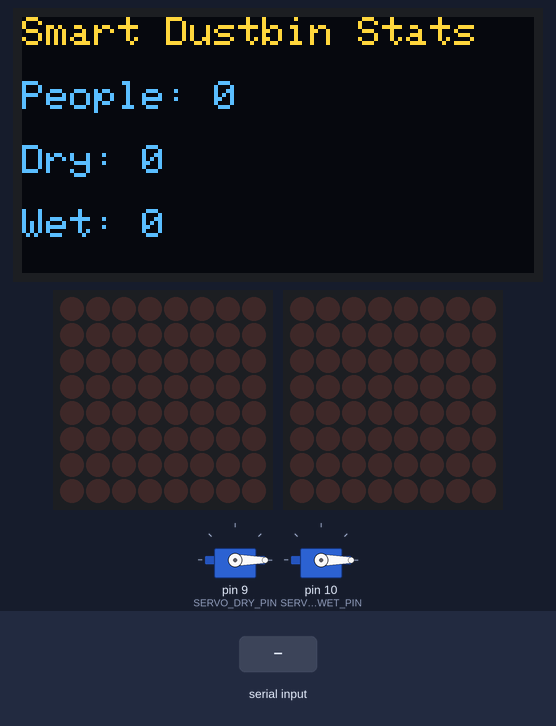
The sketch below on a simulated Arduino Uno, built with avr-gcc and run on an emulated ATmega328P. On the bench: 128×64 one-colour display, 2 × servo, 2 × 8×8 LED matrix. The inputs (shaded band) are chosen by the test bench. The OLED is the two-colour kind (top 16 rows yellow).

Above: at 1.2 s.
1.3 s: "1" received over Serial
At 2.4 s:
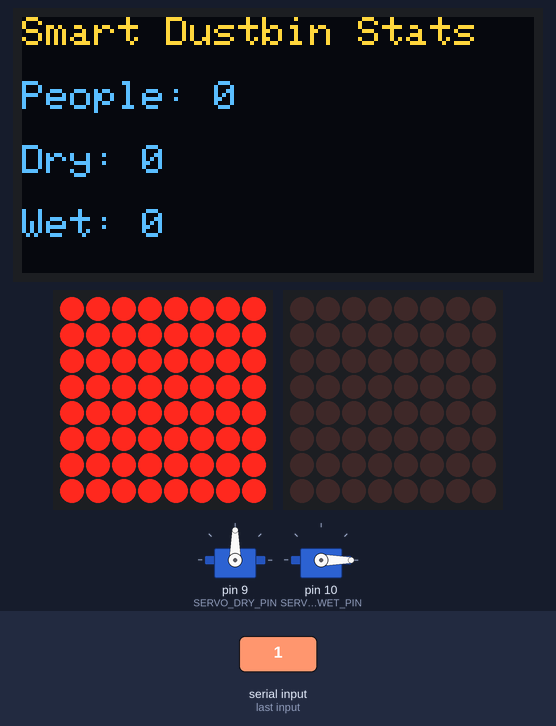
4.3 s: "2" received over Serial
At 4.7 s:
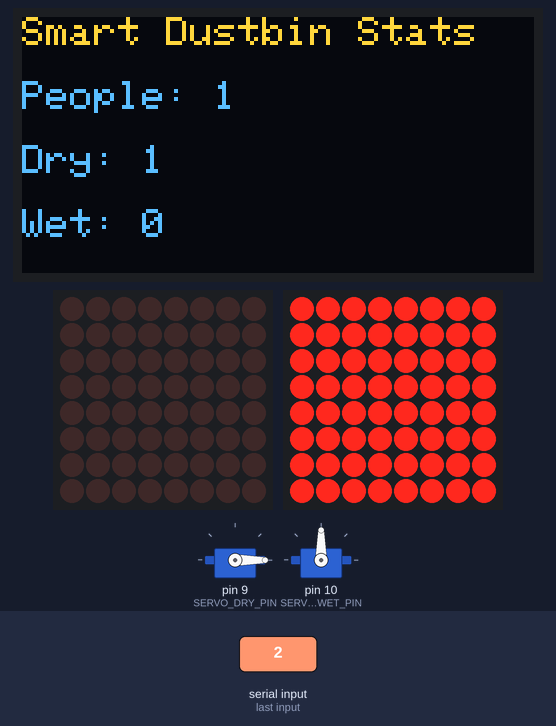
7.3 s: "1" received over Serial
At 8.2 s:
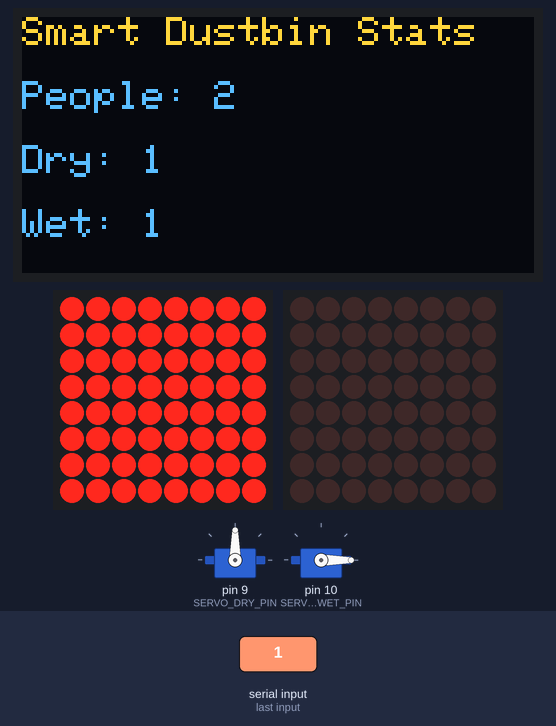
Timing chart, 0 to 10.8 s (numbered marks = the images above; inputs shaded):
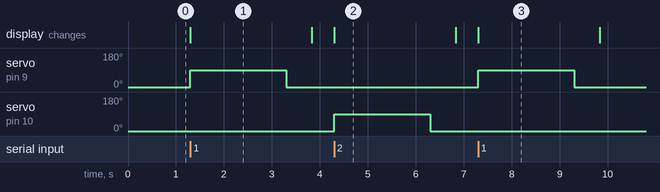

The sketch:

Automatic_dustbin.ino
```cpp
#include <Wire.h>
#include <Adafruit_GFX.h>
#include <Adafruit_SSD1306.h>
#include <Servo.h>
#include <LedControl.h>

// OLED setup
#define SCREEN_WIDTH 128
#define SCREEN_HEIGHT 64
Adafruit_SSD1306 display(SCREEN_WIDTH, SCREEN_HEIGHT, &Wire, -1);

// Servo pins
Servo servoDry;
Servo servoWet;
#define SERVO_DRY_PIN 9
#define SERVO_WET_PIN 10

// MAX7219 setup (2 displays, each with separate CS pin)
LedControl dryDisplay = LedControl(12, 11, 7, 1); // Dry bin
LedControl wetDisplay = LedControl(12, 11, 8, 1); // Wet bin

// Stats
int people = 0;
int dry = 0;
int wet = 0;

void setup() {
  Serial.begin(9600);

  // OLED init
  if (!display.begin(SSD1306_SWITCHCAPVCC, 0x3C)) {
    Serial.println(F("SSD1306 allocation failed"));
    for (;;);
  }

  // Servo init
  servoDry.attach(SERVO_DRY_PIN);
  servoWet.attach(SERVO_WET_PIN);
  servoDry.write(0); // Closed
  servoWet.write(0); // Closed

  // MAX7219 init
  dryDisplay.shutdown(0, false);
  dryDisplay.setIntensity(0, 8);
  dryDisplay.clearDisplay(0);

  wetDisplay.shutdown(0, false);
  wetDisplay.setIntensity(0, 8);
  wetDisplay.clearDisplay(0);

  updateOLED();
}

void loop() {
  if (Serial.available()) {
    char cmd = Serial.read();

    if (cmd == '1') {   // Dry bin
      people++;
      dry++;
      openServo(servoDry, dryDisplay);
      updateOLED();
    }
    else if (cmd == '2') {  // Wet bin
      people++;
      wet++;
      openServo(servoWet, wetDisplay);
      updateOLED();
    }
    // ignore '0'
  }
}

void updateOLED() {
  display.clearDisplay();
  display.setTextSize(1);
  display.setTextColor(SSD1306_WHITE);
  display.setCursor(0, 0);
  display.println("Smart Dustbin Stats");

  display.setCursor(0, 16);
  display.print("People: "); display.println(people);

  display.setCursor(0, 32);
  display.print("Dry: "); display.println(dry);

  display.setCursor(0, 48);
  display.print("Wet: "); display.println(wet);

  display.display();
}

// Servo + light control
void openServo(Servo &servo, LedControl &lc) {
  turnOn(lc);          // Light ON when opening

  servo.write(90);     // Open
  delay(2000);         // Stay open 2 sec

  servo.write(0);      // Close
  delay(500);          // Give time to close

  turnOff(lc);         // Light OFF after closing
}

// Turn ON dot display (all LEDs)
void turnOn(LedControl &lc) {
  for (int row = 0; row < 8; row++) {
    lc.setRow(0, row, B11111111);
  }
}

// Turn OFF dot display
void turnOff(LedControl &lc) {
  lc.clearDisplay(0);
}
```

Measured:
- after the input at 1.3 s, servo on pin 9 (SERVO_DRY_PIN): 0° → 90° at once, → 0° 2.0 s later; the display: changes at once (image 1)
- after the input at 4.3 s, servo on pin 10 (SERVO_WET_PIN): 0° → 90° at once, → 0° 2.0 s later; the display: changes at once (image 2)
- after the input at 7.3 s, servo on pin 9 (SERVO_DRY_PIN): 0° → 90° at once, → 0° 2.0 s later; the display: changes at once (image 3)
- what the display in image 1 shows lasts 2.5 s, from 1.3 s to 3.8 s
